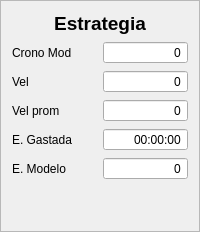
                 <widget class="QFrame" name="frame_7">
                  <property name="frameShape">
                   <enum>QFrame::StyledPanel</enum>
                  </property>
                  <property name="frameShadow">
                   <enum>QFrame::Raised</enum>
                  </property>
                  <layout class="QGridLayout" name="gridLayout_17">
                   <item row="0" column="0">
                    <widget class="QLabel" name="label_7">
                     <property name="font">
                      <font>
                       <pointsize>14</pointsize>
                       <weight>75</weight>
                       <bold>true</bold>
                      </font>
                     </property>
                     <property name="text">
                      <string>Estrategia</string>
                     </property>
                     <property name="alignment">
                      <set>Qt::AlignCenter</set>
                     </property>
                    </widget>
                   </item>
                   <item row="1" column="0">
                    <layout class="QHBoxLayout" name="horizontalLayout_11">
                     <item>
                      <layout class="QVBoxLayout" name="verticalLayout_21">
                       <item>
                        <widget class="QLabel" name="label_59">
                         <property name="text">
                          <string>Crono Mod</string>
                         </property>
                        </widget>
                       </item>
                       <item>
                        <widget class="QLabel" name="label_60">
                         <property name="text">
                          <string>Vel</string>
                         </property>
                        </widget>
                       </item>
                       <item>
                        <widget class="QLabel" name="label_61">
                         <property name="text">
                          <string>Vel prom</string>
                         </property>
                        </widget>
                       </item>
                       <item>
                        <widget class="QLabel" name="label_62">
                         <property name="text">
                          <string>E. Gastada</string>
                         </property>
                        </widget>
                       </item>
                       <item>
                        <widget class="QLabel" name="label_63">
                         <property name="text">
                          <string>E. Modelo</string>
                         </property>
                        </widget>
                       </item>
                      </layout>
                     </item>
                     <item>
                      <layout class="QVBoxLayout" name="verticalLayout_22">
                       <item>
                        <widget class="QSpinBox" name="spinBox_17">
                         <property name="alignment">
                          <set>Qt::AlignRight|Qt::AlignTrailing|Qt::AlignVCenter</set>
                         </property>
                         <property name="readOnly">
                          <bool>true</bool>
                         </property>
                         <property name="buttonSymbols">
                          <enum>QAbstractSpinBox::NoButtons</enum>
                         </property>
                        </widget>
                       </item>
                       <item>
                        <widget class="QSpinBox" name="spinBox_16">
                         <property name="alignment">
                          <set>Qt::AlignRight|Qt::AlignTrailing|Qt::AlignVCenter</set>
                         </property>
                         <property name="readOnly">
                          <bool>true</bool>
                         </property>
                         <property name="buttonSymbols">
                          <enum>QAbstractSpinBox::NoButtons</enum>
                         </property>
                        </widget>
                       </item>
                       <item>
                        <widget class="QSpinBox" name="spinBox_15">
                         <property name="alignment">
                          <set>Qt::AlignRight|Qt::AlignTrailing|Qt::AlignVCenter</set>
                         </property>
                         <property name="readOnly">
                          <bool>true</bool>
                         </property>
                         <property name="buttonSymbols">
                          <enum>QAbstractSpinBox::NoButtons</enum>
                         </property>
                        </widget>
                       </item>
                       <item>
                        <widget class="QTimeEdit" name="timeEdit_5">
                         <property name="alignment">
                          <set>Qt::AlignRight|Qt::AlignTrailing|Qt::AlignVCenter</set>
                         </property>
                         <property name="readOnly">
                          <bool>true</bool>
                         </property>
                         <property name="buttonSymbols">
                          <enum>QAbstractSpinBox::NoButtons</enum>
                         </property>
                        </widget>
                       </item>
                       <item>
                        <widget class="QSpinBox" name="spinBox_14">
                         <property name="alignment">
                          <set>Qt::AlignRight|Qt::AlignTrailing|Qt::AlignVCenter</set>
                         </property>
                         <property name="readOnly">
                          <bool>true</bool>
                         </property>
                         <property name="buttonSymbols">
                          <enum>QAbstractSpinBox::NoButtons</enum>
                         </property>
                        </widget>
                       </item>
                      </layout>
                     </item>
                    </layout>
                   </item>
                   <item row="2" column="0">
                    <spacer name="verticalSpacer_4">
                     <property name="orientation">
                      <enum>Qt::Vertical</enum>
                     </property>
                     <property name="sizeHint" stdset="0">
                      <size>
                       <width>20</width>
                       <height>40</height>
                      </size>
                     </property>
                    </spacer>
                   </item>
                  </layout>
                 </widget>
